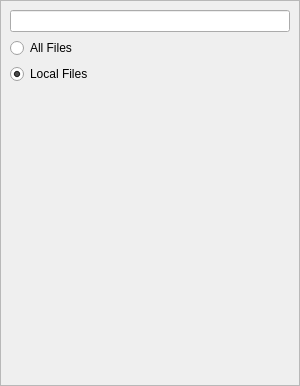
<?xml version="1.0" encoding="UTF-8"?>
<ui version="4.0">
 <class>contentmanagerside</class>
 <widget class="QWidget" name="contentmanagerside">
  <property name="geometry">
   <rect>
    <x>0</x>
    <y>0</y>
    <width>300</width>
    <height>386</height>
   </rect>
  </property>
  <property name="sizePolicy">
   <sizepolicy hsizetype="Preferred" vsizetype="Preferred">
    <horstretch>0</horstretch>
    <verstretch>0</verstretch>
   </sizepolicy>
  </property>
  <property name="minimumSize">
   <size>
    <width>250</width>
    <height>0</height>
   </size>
  </property>
  <property name="windowTitle">
   <string>Form</string>
  </property>
  <property name="autoFillBackground">
   <bool>true</bool>
  </property>
  <layout class="QVBoxLayout" name="verticalLayout">
   <property name="sizeConstraint">
    <enum>QLayout::SetNoConstraint</enum>
   </property>
   <property name="leftMargin">
    <number>0</number>
   </property>
   <property name="topMargin">
    <number>0</number>
   </property>
   <property name="rightMargin">
    <number>0</number>
   </property>
   <property name="bottomMargin">
    <number>0</number>
   </property>
   <item>
    <widget class="QScrollArea" name="scrollArea">
     <property name="autoFillBackground">
      <bool>true</bool>
     </property>
     <property name="widgetResizable">
      <bool>true</bool>
     </property>
     <widget class="QWidget" name="scrollContents">
      <property name="geometry">
       <rect>
        <x>0</x>
        <y>0</y>
        <width>298</width>
        <height>384</height>
       </rect>
      </property>
      <layout class="QVBoxLayout" name="verticalLayout_4">
       <property name="leftMargin">
        <number>9</number>
       </property>
       <item>
        <widget class="QLineEdit" name="searcher"/>
       </item>
       <item>
        <widget class="QRadioButton" name="allFileButton">
         <property name="sizePolicy">
          <sizepolicy hsizetype="Minimum" vsizetype="Fixed">
           <horstretch>0</horstretch>
           <verstretch>0</verstretch>
          </sizepolicy>
         </property>
         <property name="cursor">
          <cursorShape>PointingHandCursor</cursorShape>
         </property>
         <property name="text">
          <string>All Files</string>
         </property>
         <attribute name="buttonGroup">
          <string notr="true">buttonGroup</string>
         </attribute>
         <property name="iconSize">
          <size>
           <width>0</width>
           <height>0</height>
          </size>
         </property>
        </widget>
       </item>
       <item>
        <widget class="QRadioButton" name="localFileButton">
         <property name="sizePolicy">
          <sizepolicy hsizetype="Minimum" vsizetype="Fixed">
           <horstretch>0</horstretch>
           <verstretch>0</verstretch>
          </sizepolicy>
         </property>
         <property name="cursor">
          <cursorShape>PointingHandCursor</cursorShape>
         </property>
         <property name="text">
          <string>Local Files</string>
         </property>
         <property name="checked">
          <bool>true</bool>
         </property>
         <attribute name="buttonGroup">
          <string notr="true">buttonGroup</string>
         </attribute>
        </widget>
       </item>
       <item>
        <widget class="KiwixChoiceBox" name="languages" native="true">
         <property name="sizePolicy">
          <sizepolicy hsizetype="Expanding" vsizetype="Fixed">
           <horstretch>0</horstretch>
           <verstretch>0</verstretch>
          </sizepolicy>
         </property>
         <property name="autoFillBackground">
          <bool>true</bool>
         </property>
        </widget>
       </item>
       <item>
        <widget class="KiwixChoiceBox" name="categories" native="true">
         <property name="sizePolicy">
          <sizepolicy hsizetype="Expanding" vsizetype="Fixed">
           <horstretch>0</horstretch>
           <verstretch>0</verstretch>
          </sizepolicy>
         </property>
         <property name="autoFillBackground">
          <bool>true</bool>
         </property>
        </widget>
       </item>
       <item>
        <widget class="QFrame" name="contentTypeSelector">
         <property name="sizePolicy">
          <sizepolicy hsizetype="Expanding" vsizetype="Preferred">
           <horstretch>0</horstretch>
           <verstretch>0</verstretch>
          </sizepolicy>
         </property>
         <property name="minimumSize">
          <size>
           <width>0</width>
           <height>0</height>
          </size>
         </property>
         <property name="cursor">
          <cursorShape>PointingHandCursor</cursorShape>
         </property>
         <property name="frameShape">
          <enum>QFrame::NoFrame</enum>
         </property>
         <property name="frameShadow">
          <enum>QFrame::Sunken</enum>
         </property>
         <property name="lineWidth">
          <number>0</number>
         </property>
         <layout class="QVBoxLayout" name="verticalLayout_3">
          <property name="spacing">
           <number>0</number>
          </property>
          <property name="topMargin">
           <number>0</number>
          </property>
          <property name="bottomMargin">
           <number>0</number>
          </property>
         </layout>
        </widget>
       </item>
       <item>
        <widget class="KiwixChoiceBox" name="contentType" native="true"/>
       </item>
       <item>
        <spacer name="verticalSpacer">
         <property name="orientation">
          <enum>Qt::Vertical</enum>
         </property>
         <property name="sizeType">
          <enum>QSizePolicy::Expanding</enum>
         </property>
         <property name="sizeHint" stdset="0">
          <size>
           <width>20</width>
           <height>0</height>
          </size>
         </property>
        </spacer>
       </item>
      </layout>
     </widget>
    </widget>
   </item>
  </layout>
 </widget>
 <customwidgets>
  <customwidget>
   <class>KiwixChoiceBox</class>
   <extends>QWidget</extends>
   <header>src/kiwixchoicebox.h</header>
   <container>1</container>
  </customwidget>
 </customwidgets>
 <resources/>
 <connections/>
 <buttongroups>
  <buttongroup name="buttonGroup"/>
 </buttongroups>
</ui>
